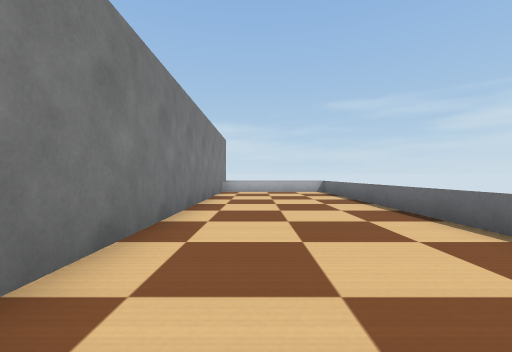
[1] (above)

24 first-person views from a walk through a robot-simulator world made for Webots. The camera is 0.14 m above the floor, looks level and sees 90° across. The floor is counted in squares, 0.2 m on a side. Each view is taken from the middle of a square. On the plan, view 1 faces up. The plan holds only what a view shows up to about 9 squares ahead; the rest is blank. Robots are left out. Webots' stock objects and surfaces are drawn as simple stand-ins.

[2]
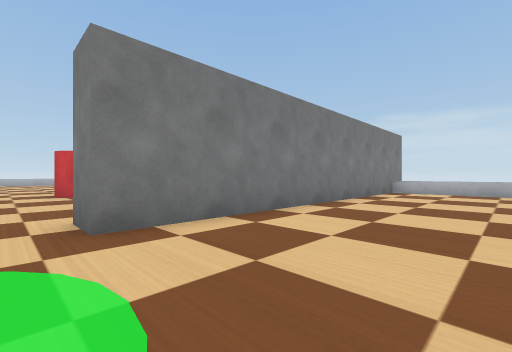

[3]
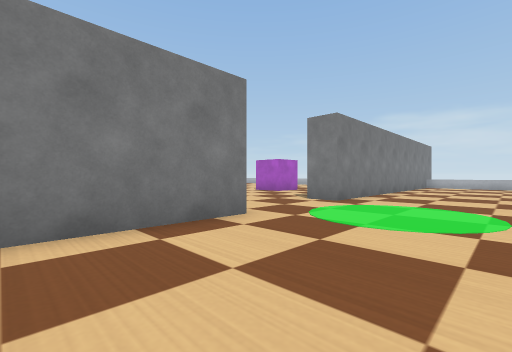

[4]
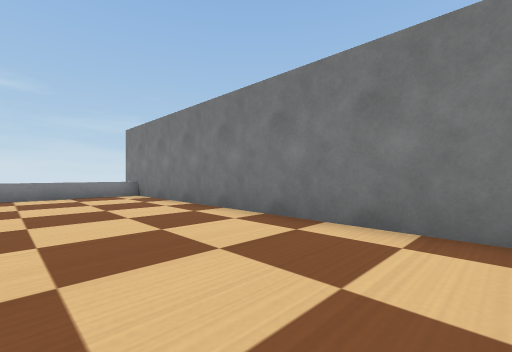

[5]
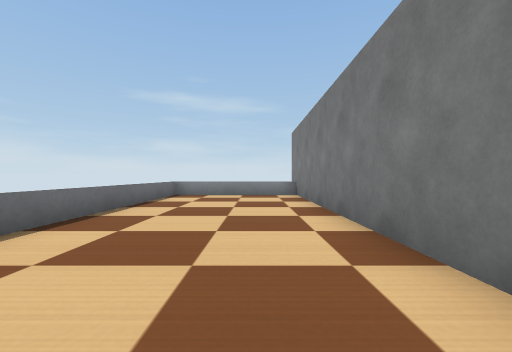

[6]
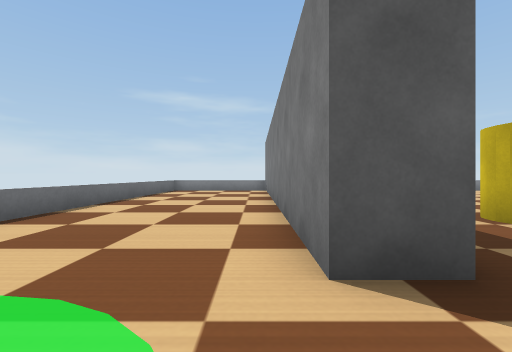

[7]
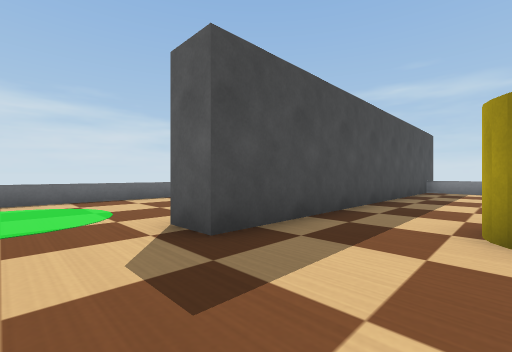

[8]
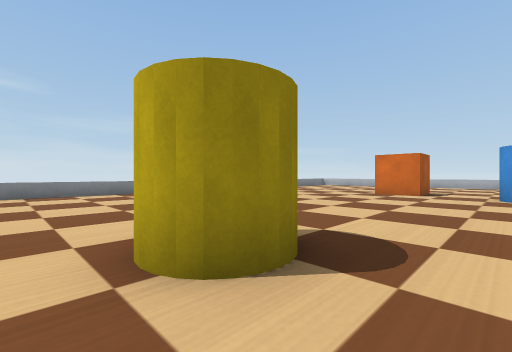

[9]
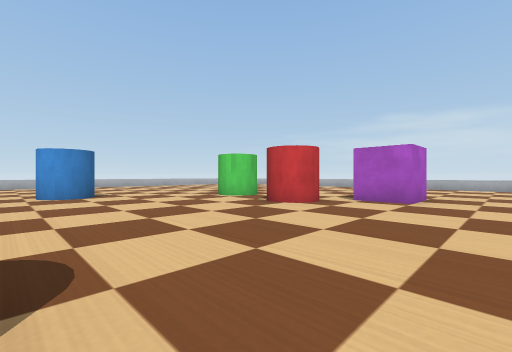

[10]
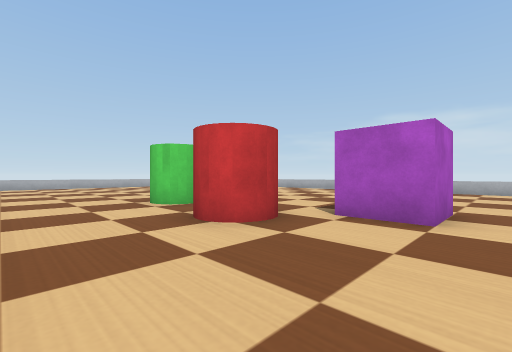

[11]
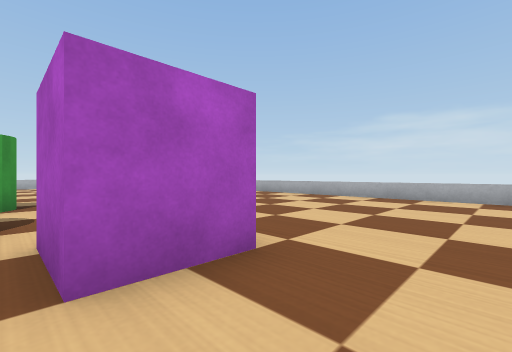

[12]
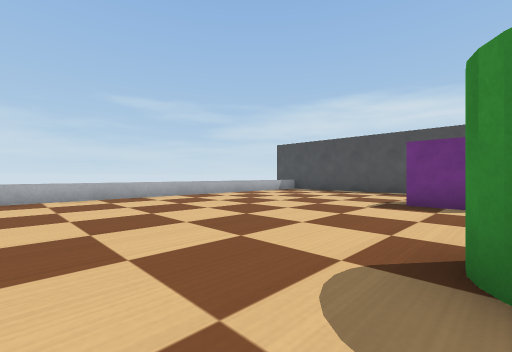

[13]
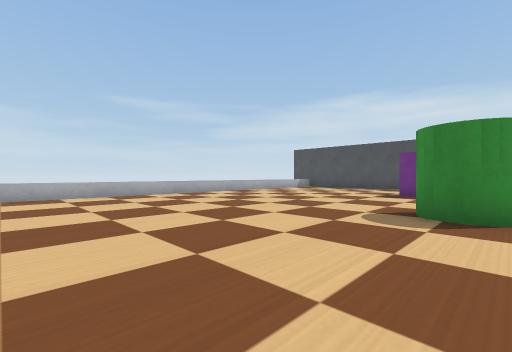

[14]
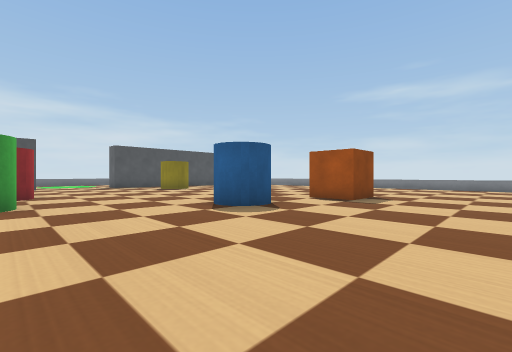

[15]
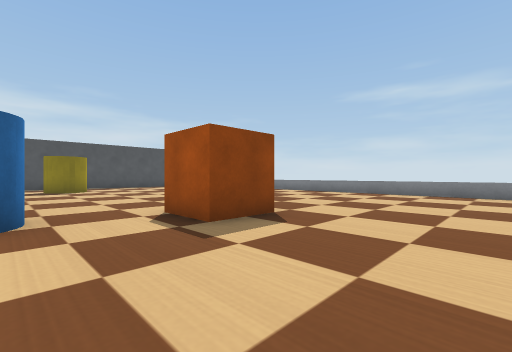

[16]
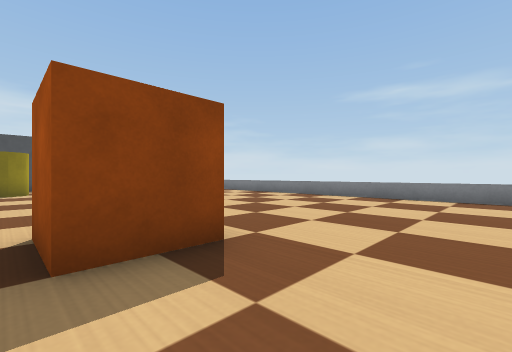

[17]
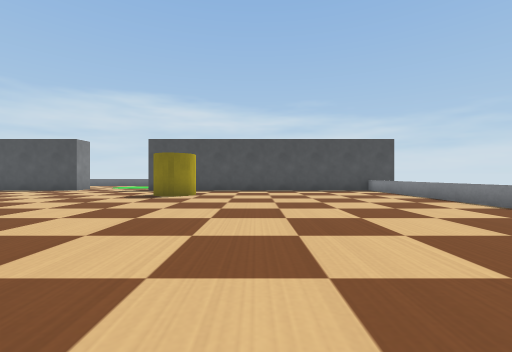

[18]
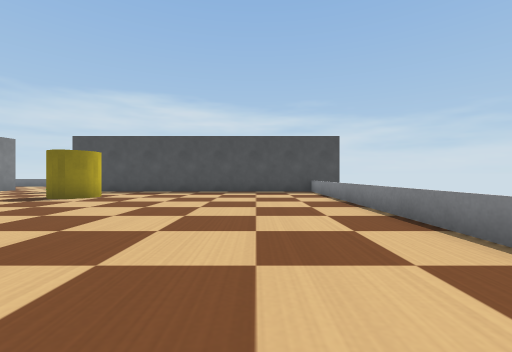

[19]
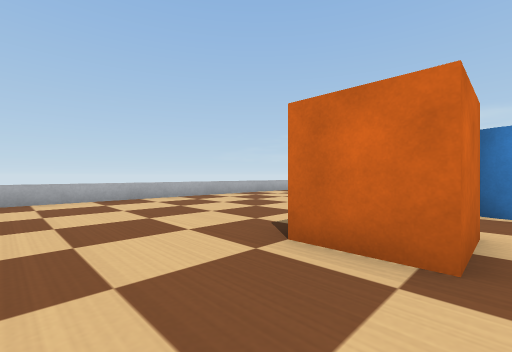

[20]
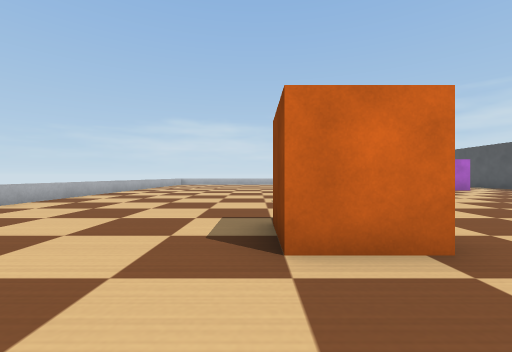

[21]
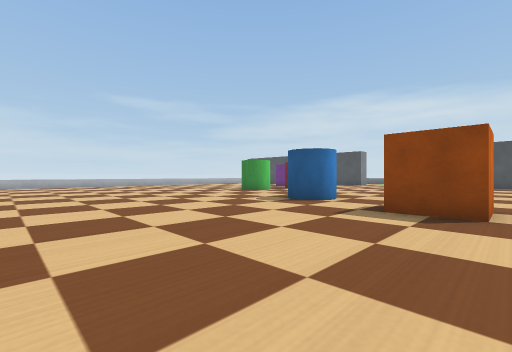

[22]
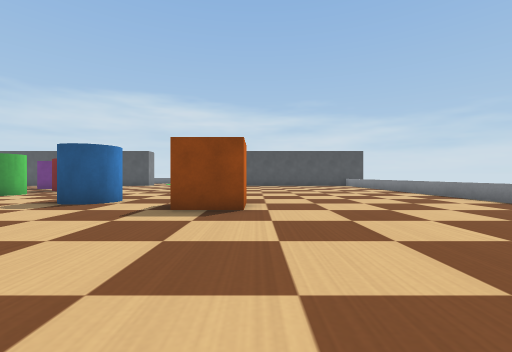

[23]
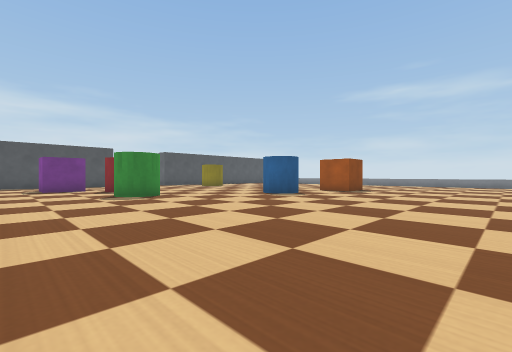

[24]
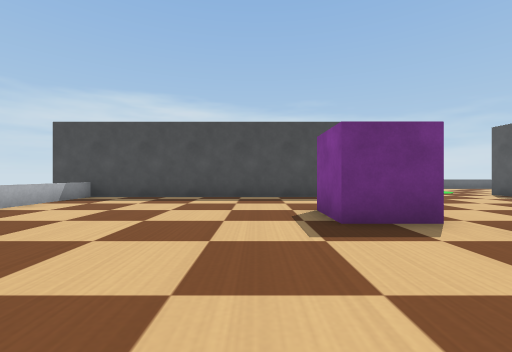

### Floor plan
Key: @ floor where view 1 was taken; # wall or solid block; . floor; = window, fence, low wall or low ledge; B barrier; C red cylinder; Y yellow cylinder; L blue cylinder; R orange box; P purple box; G green cylinder.
Columns run from 22 left of view 1 to 3 right of it. Each row starts with its distance up from view 1.
 13                     B
 12      ======== =====#B  ==
 11      ...............B ...
 10      ...............B....
  9      ...............B....=
  8      ...............B....=
  7      ...............B....=
  6  ...................B....=
  5  ..............PP...B....=
  4  ..............PP...B....=
  3  .........GG.C.PP.. B....=
  2  .........GG.CC.... B....
  1  ............C......B....
  0 =.....................@..
 -1 =........................=
 -2 =......LLL...............=
 -3 =.......L...........B....=
 -4 =...............Y...B....=
 -5 =......R........YY..B....=
 -6 =.....R R.......Y...B....=
 -7 =......R............B....=
 -8 =...................B....=
 -9 =...................B....=
-10    .................B....=
-11    .................B....=
-12    .................B....=
-13    ................ B....=
-14    ================  ====#

Where each view was taken, in squares from view 1:
view 1: 0 up, 0 right, facing up
view 2: 0 up, 2 right, facing up-left
view 3: 6 down, 2 right, facing up-left
view 4: 4 down, 2 right, facing down-left
view 5: 4 down, 0 right, facing down
view 6: 1 down, 1 left, facing down
view 7: 1 down, 5 left, facing down-right
view 8: 3 down, 4 left, facing down-left
view 9: 4 down, 4 left, facing up-left
view 10: 1 down, 5 left, facing up-left
view 11: 3 up, 4 left, facing up-left
view 12: 3 up, 14 left, facing up-right
view 13: 2 up, 17 left, facing up-right
view 14: 2 up, 19 left, facing down-right
view 15: 3 down, 19 left, facing down-right
view 16: 5 down, 18 left, facing down-right
view 17: 8 down, 15 left, facing right
view 18: 11 down, 14 left, facing right
view 19: 9 down, 14 left, facing up-left
view 20: 9 down, 16 left, facing up
view 21: 7 down, 21 left, facing up-right
view 22: 7 down, 21 left, facing right
view 23: 6 up, 21 left, facing down-right
view 24: 6 up, 11 left, facing right
